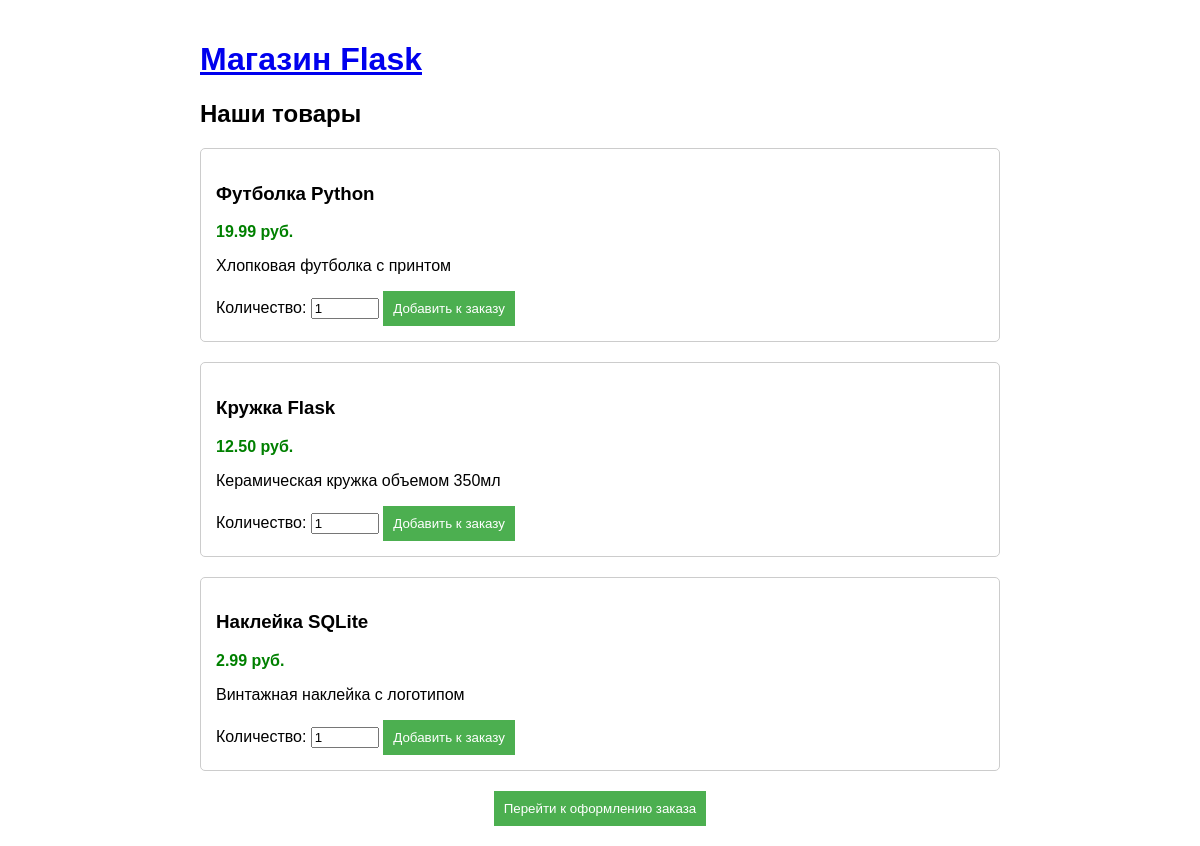
The page / on the database its author committed.
### tables this page shows
CREATE TABLE products (
            id INTEGER PRIMARY KEY AUTOINCREMENT,
            name TEXT NOT NULL,
            price REAL NOT NULL,
            description TEXT
        );

### app.py (the view)
@app.route('/')
def index():
    conn = get_db_connection()
    products = conn.execute('SELECT * FROM products').fetchall()
    conn.close()
    if 'cart' not in session:
        session['cart'] = {}
    return render_template('index.html', products=products)

### models.py (called while the page is built)
def get_db_connection():
    conn = sqlite3.connect('database.db')
    conn.row_factory = sqlite3.Row
    return conn

### templates/index.html (shortened to what this page needs)
{% extends "base.html" %}
{% block content %}
<h2>Наши товары</h2>
<div class="products">
    {% for product in products %}
    <div class="product">
        <h3>{{ product.name }}</h3>
        <p class="price">{{ "%.2f"|format(product.price) }} руб.</p>
        <p>{{ product.description }}</p>
        <form action="{{ url_for('add_to_cart') }}" method="POST">
            <label>Количество: <input type="number" name="quantity" value="1" min="1" style="width: 60px;"></label>
            <button type="submit">Добавить к заказу</button>
        </form>
    </div>
    {% endfor %}
</div>
<div style="margin-top: 20px; text-align: center;">
    <a href="{{ url_for('order') }}"><button>Перейти к оформлению заказа</button></a>
    </div>
{% endblock %}

### templates/base.html (shortened to what this page needs)
<!DOCTYPE html>
<html lang="ru">
<head>
    <link rel="stylesheet" href="{{ url_for('static', filename='style.css') }}">
</head>
<body>
    <header>
        <h1><a href="{{ url_for('index') }}">Магазин Flask</a></h1>
    </header>
    <main>
        {% block content %}{% endblock %}
    </main>
</body>
</html>

### static/style.css (style rules this page uses)
body { font-family: Arial, sans-serif; max-width: 800px; margin: 0 auto; padding: 20px; }
.products { display: grid; grid-gap: 20px; }
.product { border: 1px solid #ccc; padding: 15px; border-radius: 5px; }
.price { font-weight: bold; color: green; }
button { background-color: #4CAF50; color: white; padding: 10px; border: none; cursor: pointer; }

### rows shown on the page
products: name "Футболка Python", price "19.99", description "Хлопковая футболка с принтом"
products: name "Кружка Flask", price "12.50", description "Керамическая кружка объемом 350мл"
products: name "Наклейка SQLite", price "2.99", description "Винтажная наклейка с логотипом"
